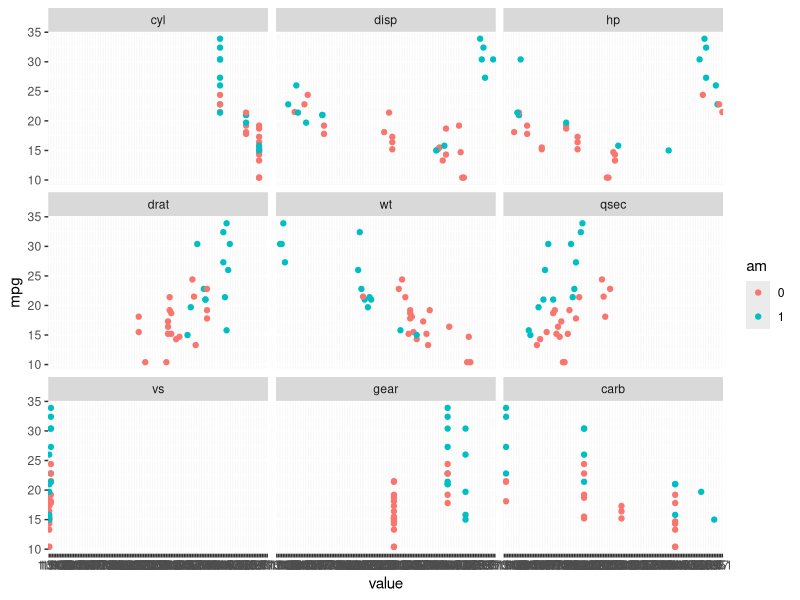

Source code (R):
## ---- chunk 1
library(caret)
data(mtcars)
mtcars$am <- factor(mtcars$am)
mtcars$vs <- factor(mtcars$vs)
## ---- chunk 2
library(reshape)
meltedmtcars <- melt(mtcars, id.vars = c("mpg", "am"))
p <- ggplot(meltedmtcars, aes(x=value, y=mpg, color=am)) + geom_point()
p + facet_wrap( ~ variable, ncol = 3)
## ---- chunk 3
fitlm1 <- lm(mpg ~ ., data = mtcars)
round(coef(fitlm1),2)
## ---- chunk 4
library(car)
round(vif(fitlm1),2)
maxvif <- which(vif(fitlm1)==max(vif(fitlm1)))
## ---- chunk 5
mtcars2 <- mtcars[, -(maxvif+1)]
fitlm2 <- lm(mpg ~ ., data = mtcars2)
round(coef(fitlm2),2)
## ---- chunk 6
round(vif(fitlm2),2)
maxvif2 <- which(vif(fitlm2)==max(vif(fitlm2)))
